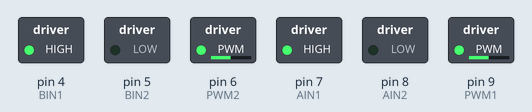
The sketch below on a simulated Arduino Uno, built with avr-gcc and run on an emulated ATmega328P. Shown: switched loads named in the sketch (green lamp = pin HIGH).

Above: at 0.1 s.
Timing chart, 0 to 1.6 s (numbered marks = the images above):
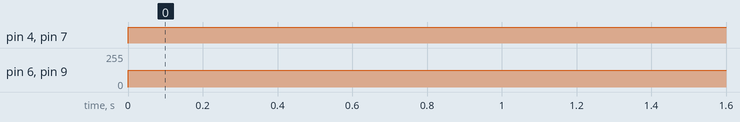

Measured:
- by itself, pin 4 (BIN1), pin 7 (AIN1): LOW → HIGH at 0.00 s
- by itself, pin 6 (PWM2), pin 9 (PWM1): 0/255 → 125/255 at 0.00 s

The sketch:

sketch_dec12a.ino
```cpp
    /*
  TB6612FNG-Dual-Driver
  made on 28 oct 2020
  by Amir Mohammad Shojaee @ Electropeak
  Home

*/

#define PWM1 9
#define AIN1 7
#define AIN2 8
#define PWM2 6
#define BIN1 4
#define BIN2 5

int pot;
int out;

void setup() {
  Serial.begin(9600);
  pinMode(PWM1,OUTPUT);
  pinMode(AIN1,OUTPUT);
  pinMode(AIN2,OUTPUT);
  pinMode(PWM2,OUTPUT);
  pinMode(BIN1,OUTPUT);
  pinMode(BIN2,OUTPUT);

}

void loop() {

  digitalWrite(AIN1,HIGH); //Motor A Rotate Clockwise
  digitalWrite(AIN2,LOW);
  digitalWrite(BIN1,HIGH); //Motor B Rotate Clockwise
  digitalWrite(BIN2,LOW);

  analogWrite(PWM1,125); //Speed control of Motor A
  analogWrite(PWM2,125); //Speed control of Motor B

}
```
